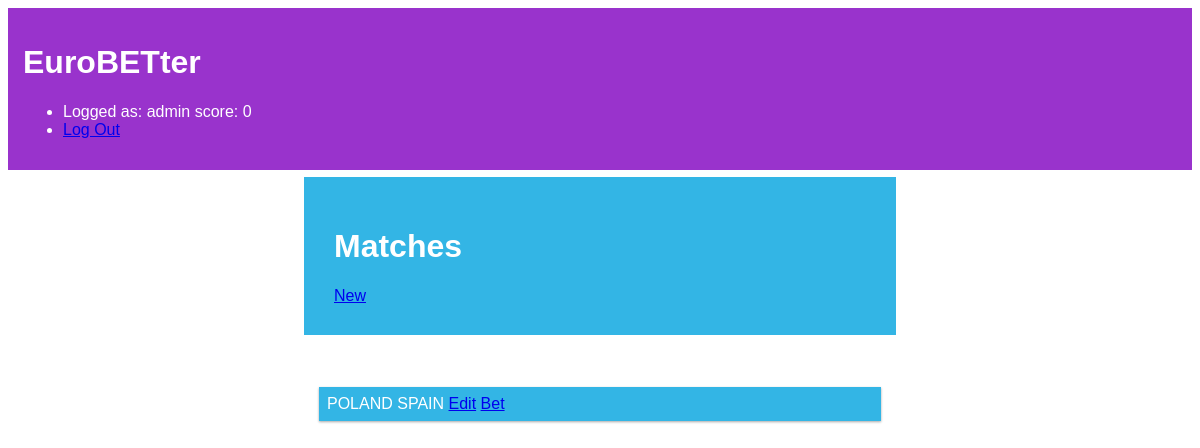
Page / (signed in) on the earlier database version.
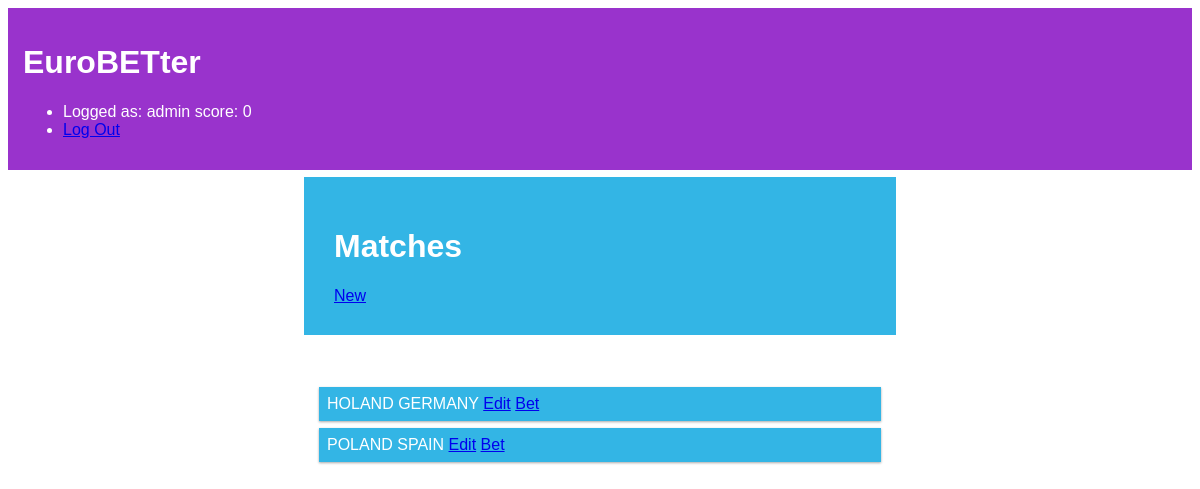
Same page on the later database version.
### tables this page shows
CREATE TABLE user (
  id INTEGER PRIMARY KEY AUTOINCREMENT,
  username TEXT UNIQUE NOT NULL,
  password TEXT NOT NULL,
  score INTEGER
);

CREATE TABLE matches (
  id INTEGER PRIMARY KEY AUTOINCREMENT,
  country1 TEXT NOT NULL,
  country2 TEXT NOT NULL,
  created TIMESTAMP NOT NULL DEFAULT CURRENT_TIMESTAMP,
  result1 INTEGER,
  result2 INTEGER
);

### EuroBetter/blog.py (the view)
@bp.route('/')
def index():
    db = get_db()
    matches = db.execute(
        ' SELECT country1, country2, id'
        ' FROM matches'
        ' ORDER BY id DESC'
    ).fetchall()
    return render_template('blog/index.html', matches=matches)

### EuroBetter/auth.py (called while the page is built)
@bp.before_app_request
def load_logged_in_user():
    user_id = session.get('user_id')
    if user_id is None:
        g.user = None
    else:
        g.user = get_db().execute(
            'SELECT * FROM user WHERE id = ?', (user_id,)
        ).fetchone()

### EuroBetter/db.py (called while the page is built)
def get_db():
    if 'db' not in g:
        g.db = sqlite3.connect(
            current_app.config['DATABASE'],
            detect_types=sqlite3.PARSE_DECLTYPES
        )
        g.db.row_factory = sqlite3.Row
    return g.db

### EuroBetter/templates/blog/index.html (shortened to what this page needs)
{% extends 'base.html' %}
{% block header %}
  <h1>{% block title %}Matches{% endblock %}</h1>
  {% if g.user['username'] == "admin" %}
    <a class="action" href="{{ url_for('blog.create') }}">New</a>
  {% endif %}
{% endblock %}
{% block content %}
    <ul>
      {% for match in matches %}
        <li>
          <h10>{{ match['country1'] }}</h10>
          <h10>{{ match['country2'] }}</h10>
          {% if g.user['username'] == "admin" %}
            <a class="action" href="{{ url_for('blog.update', id=match['id']) }}">Edit</a>
          {% endif %}
            <a class="action" href="{{ url_for('blog.bet', id=match['id']) }}">Bet</a>
        </li>
      {% endfor %}
    </ul>
{% endblock %}

### EuroBetter/templates/base.html (shortened to what this page needs)
<!doctype html>
<link rel="stylesheet" href="{{ url_for('static', filename='style.css') }}">
<body>
<div class="header">
  <h1>EuroBETter</h1>
  <ul>
    {% if g.user %}
      <li><span>Logged as: {{ g.user['username'] }} score: {{ g.user['score'] }}</span>
      <li><a href="{{ url_for('auth.logout') }}">Log Out</a>
    {% else %}
      <li><a href="{{ url_for('auth.register') }}">Register</a>
      <li><a href="{{ url_for('auth.login') }}">Log In</a>
    {% endif %}
  </ul>
</div>
<div class="row">
  <div class="col-3">
  </div>
  <div class="col-3 col-6 matches">
    {% block header %}{% endblock %}
  </div>
  <div class="col-9">
  </div>
</div>
<div class="any">
  <div class="col-3">
  </div>
  <div class="col-3 col-6 menu">
    {% block content %}{% endblock %}
  </div>
</div>
</body>

### EuroBetter/static/style.css (style rules this page uses)
* { box-sizing: border-box; }
.row::after { content: ""; clear: both; display: table; }
[class*="col-"] { padding: 15px; float: left; }
.header { background-color: #9933cc; color: #ffffff; padding: 15px; margin-bottom: 7px; }
.matches { background-color: #33b5e5; color: #ffffff; padding: 30px; margin-bottom: 7px; }
.menu ul { list-style-type: none; margin: 0; padding: 0; }
.menu li { padding: 8px; margin-bottom: 7px; background-color: #33b5e5; color: #ffffff; box-shadow: 0 1px 3px rgba(0,0,0,0.12), 0 1px 2px rgba(0,0,0,0.24); }
[class*="col-"] { width: 100%; }
@media only screen and (min-width: 768px) { .col-3 { width: 25%; } }
@media only screen and (min-width: 768px) { .col-6 { width: 50%; } }
@media only screen and (min-width: 768px) { .col-9 { width: 75%; } }

Differences in the rows shown:
added matches: country1 "HOLAND", country2 "GERMANY"
